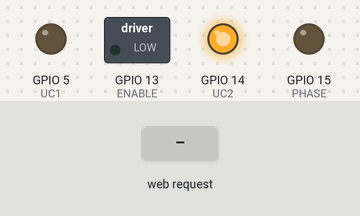
Recording of a sketch running on a simulated ESP8266 (NodeMCU). On the bench: switched loads named in the sketch (green lamp = pin HIGH), output pins drawn as LEDs (lit = HIGH). Inputs (shaded band) come from the test bench. WiFi joins after 1.5 s; servers stay silent unless stated; pins used as bus, display or sensor lines are not drawn; what the sketch prints to the serial monitor is not drawn.

Above: at 0.1 s.
At 6.8 s:
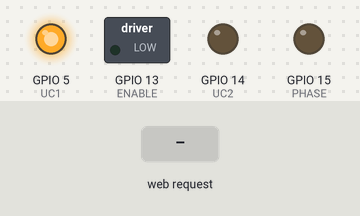
At 16.1 s:
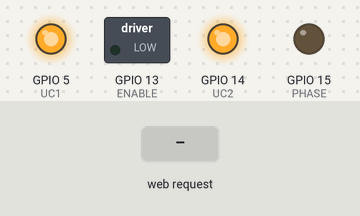
16.2 s: HTTP request GET /uc1 received
17.7 s: HTTP request GET /dc1 received
19.2 s: HTTP request GET /goDown received
Timing chart, 0 to 22.2 s (numbered marks = the images above; inputs shaded):
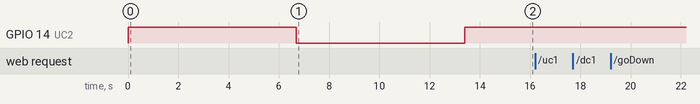

The sketch:

newLibRes.ino
```cpp
/*********
  ESP12-E MODULE
  MCU 1.0
  9600 baud
*********/

#include <ESP8266WiFi.h>

#include <WiFiClient.h>
#include <ESP8266WebServer.h>

const char* ssid = "net365.mobi";
const char* password = "28007442";

// Set web server port number to 80
WiFiServer server(80);

// Variable to store the HTTP request
String header;

uint8_t Pos1 = 1;
uint8_t Pos2 = 1;
uint8_t Pos0 = 0;

static const uint8_t UC1 = 5; //D1
static const uint8_t DC1 = 4; //D2
static const uint8_t UC2 = 14;//D5
static const uint8_t DC2 = 12;//D6

static const uint8_t ENABLE = 13;//D7
static const uint8_t PHASE = 15; //D8

void setup() {
  Serial.begin(9600);

  pinMode(UC1, OUTPUT);
  pinMode(DC1, OUTPUT);
  pinMode(UC2, OUTPUT);
  pinMode(DC2, OUTPUT);

  pinMode(ENABLE, OUTPUT);
  pinMode(PHASE, OUTPUT);

  digitalWrite(UC1, HIGH);
  digitalWrite(DC1, HIGH);
  digitalWrite(UC2, HIGH);
  digitalWrite(DC2, HIGH);

  digitalWrite(PHASE, LOW);
  digitalWrite(ENABLE, LOW);

  hold(false, true);
  hold(false, false);

  Serial.print("Connecting to ");
  Serial.println(ssid);
  WiFi.begin(ssid, password);
  while (WiFi.status() != WL_CONNECTED) {
    delay(500);
    Serial.print(".");
  }

  Serial.println("");
  Serial.println("WiFi connected.");
  Serial.println("IP address: ");
  Serial.println(WiFi.localIP());
  server.begin();
}

void loop(){
  WiFiClient client = server.available();   // Listen for incoming clients

  if (client) {                             // If a new client connects,
    Serial.println("New Client.");          // print a message out in the serial port
    String currentLine = "";                // make a String to hold incoming data from the client
    while (client.connected()) {            // loop while the client's connected
      if (client.available()) {             // if there's bytes to read from the client,
        char c = client.read();             // read a byte, then
        Serial.write(c);                    // print it out the serial monitor
        header += c;
        if (c == '\n') {                    // if the byte is a newline character
          // if the current line is blank, you got two newline characters in a row.
          // that's the end of the client HTTP request, so send a response:
          if (currentLine.length() == 0) {
            client.println("HTTP/1.1 200 OK");
            client.println("Content-type:text/html");
            client.println("Connection: close");
            client.println();

            if(header.indexOf("/uc1") >= 0){
              digitalWrite(UC1, LOW);
              delay(5);
              digitalWrite(UC1, HIGH);
            }else if(header.indexOf("/dc1") >= 0){
              digitalWrite(DC1, LOW);
              delay(5);
              digitalWrite(DC1, HIGH);
            }else if(header.indexOf("/uc2") >= 0){
              digitalWrite(UC2, LOW);
              delay(5);
              digitalWrite(UC2, HIGH);
            }else if(header.indexOf("/dc2") >= 0){
              digitalWrite(DC2, LOW);
              delay(5);
              digitalWrite(DC2, HIGH);
            }else if(header.indexOf("DOWN1") >= 0){
              hold(true, true);
              Pos1 = 1;
            }else if(header.indexOf("DOWN2") >= 0){
              hold(true, false);
              Pos2 = 1;
            }else if(header.indexOf("UP1") >= 0){
              hold(false, true);
              Pos1 = 64;
            }else if(header.indexOf("UP2") >= 0){
              hold(false, false);
              Pos2 = 64;
            }else if(header.indexOf("down1") >= 0){
              change(true, true);
              Pos1++;
            }else if(header.indexOf("down2") >= 0){
              change(true, false);
              Pos2++;
            }else if(header.indexOf("up1") >= 0){
              change(false, true);
              Pos1--;
            }else if(header.indexOf("up2") >= 0){
              change(false, false);
              Pos2--;
            }else if(header.indexOf("/goDown") >= 0){
              goDown();
            }else if(header.indexOf("/goUp") >= 0){
              goUp();
            }else if(header.indexOf("/StepZero") >= 0){
              Serial.print("ZERO");
              while(Pos0 != 0){
                goUp();
              }
            }else if(header.indexOf("/StepOne") >= 0){
              Serial.print("ONE");
              while(Pos0 != 1){
                if(Pos0 == 0){
                  goDown();
                }else{
                  goUp();
                }
              }
            }else if(header.indexOf("/StepTwo") >= 0){
              Serial.print("TWO");
              while(Pos0 != 2){
                if(Pos0 < 2){
                  goDown();
                }else{
                  goUp();
                }
              }
            }else if(header.indexOf("/StepThree") >= 0){
              Serial.print("THREE");
              while(Pos0 != 3){
                if(Pos0 < 3){
                  goDown();
                }else{
                  goUp();
                }
              }
            }else if(header.indexOf("/StepFour") >= 0){
              Serial.print("FOUR");
              while(Pos0 != 4){
                if(Pos0 < 4){
                  goDown();
                }else{
                  goUp();
                }
              }
            }else if(header.indexOf("/MotorF") >= 0){
              digitalWrite(PHASE, LOW);
              digitalWrite(ENABLE, HIGH);
              delay(500);
              digitalWrite(ENABLE, LOW);
            }

            Serial.print("[POS1]");
            Serial.print(Pos1);
            Serial.print("[POS2]");
            Serial.print(Pos2);
            Serial.print("[POS0]");
            Serial.print(Pos0);

            client.println("<!DOCTYPE html><html>");
            client.println("<head><meta name=\"viewport\" content=\"width=device-width, initial-scale=1\">");

            client.println("<script>window.onload = function(){var x = document.getElementsByClassName(\"button"+String(Pos0)+"\"); var i; for(i = 0; i < x.length; i++){x[i].classList.add(\"selected\");}}</script>");


            client.println("<style>");

            client.println("body{ background-color: #333}");
            client.println("ul{ padding: 0; list-style-type: none; }");
            client.println("li{ font-size: 25px; width: 8em; height: 2em; color: orange; border-left: 0.08em solid; position: relative; margin-top: 0.8em; cursor: pointer; margin-left: auto; margin-right: auto; }");
            client.println("li::before, li::after{ content: ''; position: absolute; width: inherit; border-left: inherit; z-index: -1; }");
            client.println("li::before{ height: 80%; top: 10%; left: calc(-0.15em - 0.08em * 2); filter: brightness(0.8); }");
            client.println("li::after{ height: 60%; top: 20%; left: calc(-0.15em * 2 - 0.08em * 3); filter: brightness(0.6); }");
            client.println("li span{ position: relative; height: 120%; top: -10%; box-sizing: border-box; border: 0.08em solid; background-color: #333; display: flex; align-items: center; justify-content: center; font-family: sans-serif; text-transform: capitalize; transform: translateX(calc(-0.15em * 3 - 0.08em * 2)); transition: 0.3s; }");
            client.println("li:hover span{ transform: translateX(0.15em); }");
            client.println("a{ color: #FFA500; text-decoration: none}");
            client.println(".red{color: #F26 !important}");
            client.println(".selected{color: #62F !important}");
            client.println("hr{height: 10px; border: 0; margin: 20px; box-shadow: 0 10px 10px -10px #ffa500 inset;}");
            client.println(".title{font-family: Helvetica Neue, Helvetica, Arial, sans-serif; font-size: 45pt; font-weight: 100; letter-spacing: 2px; text-align: center; color: #f35626; background-image: -webkit-linear-gradient(92deg, #f35626, #feab3a); -webkit-background-clip: text; -webkit-text-fill-color: transparent; -webkit-animation: hue 10s infinite linear; } @-webkit-keyframes hue { from { -webkit-filter: hue-rotate(0deg); } to { -webkit-filter: hue-rotate(-360deg); } }");

            client.println("</style>");
            client.println("<link rel=\"icon\" href=\"data:,\"></head>");

            client.println("<body>");

            client.println("<h1 class=\"title\">Toaster Web Server</h1>");
            client.println("");
            client.println("<ul>");
            client.println("<li class=\"red\"><span><a class=\"red\" href=\"/MotorF\">EJECT</a></span></li>");
            client.println("<hr>");
            client.println("<li class=\"button0\"><span><a class=\"button0\" href=\"/StepZero\">0</a></span></li>");
            client.println("<li class=\"button1\"><span><a class=\"button1\" href=\"/StepOne\">1</a></span></li>");
            client.println("<li class=\"button2\"><span><a class=\"button2\" href=\"/StepTwo\">2</a></span></li>");
            client.println("<li class=\"button3\"><span><a class=\"button3\" href=\"/StepThree\">3</a></span></li>");
            client.println("<li class=\"button4\"><span><a class=\"button4\" href=\"/StepFour\">4</a></span></li>");
            client.println("</ul>");

            client.println("</body></html>");

            // The HTTP response ends with another blank line
            client.println();
            // Break out of the while loop
            break;
          } else { // if you got a newline, then clear currentLine
            currentLine = "";
          }
        } else if (c != '\r') {  // if you got anything else but a carriage return character,
          currentLine += c;      // add it to the end of the currentLine
        }
      }
    }
    // Clear the header variable
    header = "";
    // Close the connection
    client.stop();
    Serial.println("Client disconnected.");
    Serial.println("");
  }
}

void hold(bool isDown, bool isFirst){
  uint8_t pin = 0;
  if(isFirst){
    if(isDown){
      pin = DC1;
    }else{
      pin = UC1;
    }
  }else{
    if(isDown){
      pin = DC2;
    }else{
      pin = UC2;
    }
  }

  digitalWrite(pin, LOW);
  delay(6700);
  digitalWrite(pin, HIGH);
}

void change(bool isDown, bool isFirst){
uint8_t pin = 0;
  if(isFirst){
    if(isDown){
      pin = DC1;
    }else{
      pin = UC1;
    }
  }else{
    if(isDown){
      pin = DC2;
    }else{
      pin = UC2;
    }
  }

  digitalWrite(pin, LOW);
  delay(2600);
  digitalWrite(pin, HIGH);
  delay(15);
}

void goUp(){
  if(Pos1 == 4){
    if(Pos2 == 1){
      change(false, true);
      Pos1--;
    }else{
      change(false, false);
      Pos2--;
    }
  }else{
    change(false, true);
    Pos1--;
  }
  updatePositions();
}

void goDown(){
  if(Pos1 < 4){
    change(true, true);
    Pos1++;
  }else if(Pos2 < 4){
    change(true, false);
    Pos2++;
  }
  updatePositions();
}

void updatePositions(){
  if(Pos1 > 4)Pos1 = 4;
  if(Pos1 < 1)Pos1 = 1;
  if(Pos2 > 4)Pos2 = 1;
  if(Pos2 < 1)Pos2 = 1;

  Pos0 = Pos1 + Pos2 - 2;
}
```

Measured:
- after the input at 17.7 s, every drawn part: stays the same
- after the input at 19.2 s, every drawn part: stays the same
